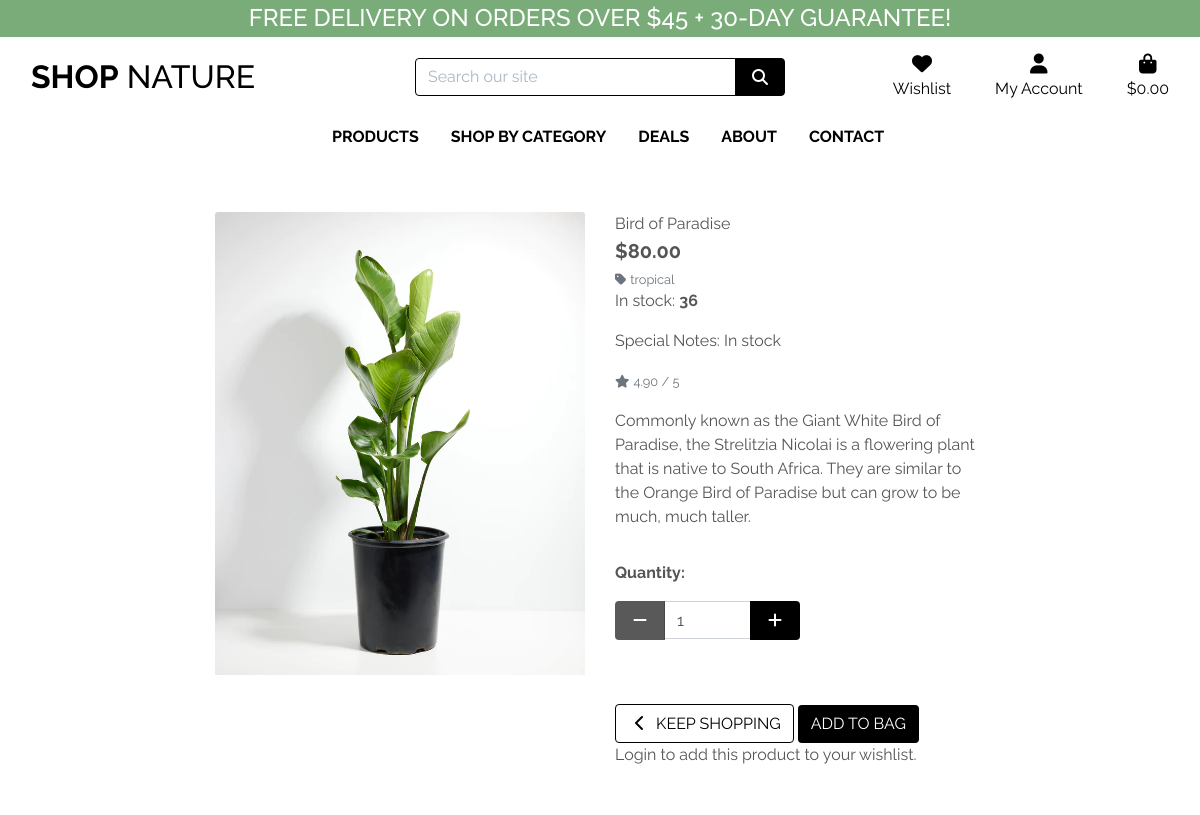
The app's page /products/5/ with its own data.
### products/models.py (models this page shows, shortened)
class Product(models.Model):
    category = models.ForeignKey(
        'Category', null=True, blank=True, on_delete=models.CASCADE)
    sku = models.CharField(max_length=254, null=True, blank=True)
    name = models.CharField(max_length=254)
    description = models.TextField()
    price = models.DecimalField(max_digits=6, decimal_places=2)
    rating = models.DecimalField(
        max_digits=6, decimal_places=2, null=True, blank=True)
    image = models.ImageField(null=True, blank=True)
    alt = models.CharField(
        max_length=300,
        null=True,
        blank=True,
        unique=False,
        verbose_name='Alt text',
        help_text='format: required, max_length=300'
    )
    is_petfriendly = models.BooleanField()

class Category(models.Model):
    class Meta:
        verbose_name_plural = 'Categories'
    name = models.CharField(max_length=254)
    friendly_name = models.CharField(
        max_length=254, null=True, blank=True)

class Stock(models.Model):
    product = models.ForeignKey('Product', on_delete=models.CASCADE)
    quantity = models.IntegerField()
    special_notes = models.CharField(
        max_length=1000,null=True, blank=True)

### products/views.py (the view)
# urls.py: path('<int:product_id>/', views.product_detail, name='product_detail'),
def product_detail(request, product_id):
    product = get_object_or_404(Product, pk=product_id)
    context = {
        'product': product,
    }
    return render(request, 'products/product_detail.html', context)

### cart/contexts.py (called while the page is built, shortened)
def cart_contents(request):
    cart_items = []
    total = 0
    product_count = 0
    cart = request.session.get('cart', {})
    if total < settings.FREE_DELIVERY_THRESHOLD:
        delivery = total * Decimal(settings.STANDARD_DELIVERY_PERCENTAGE / 100)
        free_delivery_delta = settings.FREE_DELIVERY_THRESHOLD - total
    else:
        delivery = 0
        free_delivery_delta = 0
    grand_total = delivery + total
    context = {
        'cart_items': cart_items,
        'total': total,
        'product_count': product_count,
        'delivery': delivery,
        'free_delivery_delta': free_delivery_delta,
        'free_delivery_threshold': settings.FREE_DELIVERY_THRESHOLD,
        'grand_total': grand_total,
    }
    return context

### products/templates/products/product_detail.html (shortened to what this page needs)
{% extends "base.html" %}
{% load static %}
{% block page_header %}
<div class="container header-container">
</div>
{% endblock %}
{% block content %}
<div class="overlay"></div>
<div class="container-fluid">
    <div class="row">
        <div class="col-12 col-md-6 col-lg-4 offset-lg-2">
            <div class="image-container my-5">
                {% if product.image %}
                <a href="{{ product.image.url }}" target="_blank">
                    <img class="card-img-top img-fluid" src="{{ product.image.url }}" alt="{{ product.name }}">
                </a>
                {% else %}
                <a href="">
                    <img class="card-img-top img-fluid" src="{{ MEDIA_URL }}" alt="{{ product.name }}">
                </a>
                {% endif %}
            </div>
        </div>
        <div class="col-12 col-md-6 col-lg-4">
            <div class="product-details-container mb-5 mt-md-5">
                <p class="mb-0">{{ product.name }}</p>
                <p class="lead mb-0 text-left font-weight-bold">${{ product.price }}</p>
                {% if product.category %}
                <p class="small mt-1 mb-0">
                    <a class="text-muted" href="{% url 'products' %}?category={{ product.category.name }}">
                        <i class="fas fa-tag mr-1"></i>{{ product.category.friendly_name }}
                    </a>
                </p>
                {% endif %}
                {% for stock in product.stock_set.all %}
                {% if stock.quantity > 0 %}
                <p>In stock: <strong>{{ stock.quantity }}</strong></p>
                {% else %}
                <p>Coming soon</p>
                {% endif %}
                <p>Special Notes: {{ stock.special_notes }}</p>
                {% endfor %}
                {% if product.rating %}
                <small class="text-muted"><i class="fas fa-star mr-1"></i>{{ product.rating }} / 5</small>
                {% else %}
                <small class="text-muted">No Rating</small>
                {% endif %}
                <p class="mt-3">{{ product.description }}</p>
            <form class="form" action="{% url  'add_to_cart' product.id %}" method="POST">
                <div class="form-row">
                    <div class="col-12">
                        <p class="mt-3"><strong>Quantity:</strong></p>
                        <div class="form-group w-50">
                            <div class="input-group">
                                <div class="input-group-prepend">
                                    <button class="decrement-qty btn btn-black rounded-2"
                                        data-item_id="{{ product.id }}" id="decrement-qty_{{ product.id }}">
                                        <span class="icon">
                                            <i class="fas fa-minus"></i>
                                        </span>
                                    </button>
                                </div>
                                <input class="rounded-2 form-control qty_input" type="number" name="quantity" value="1"
                                    min="1" max="99" data-item_id="{{ product.id }}" id="id_qty_{{ product.id }}">
                                <div class="input-group-append">
                                    <button class="increment-qty btn btn-black rounded-2"
                                        data-item_id="{{ product.id }}" id="increment-qty_{{ product.id }}">
                                        <span class="icon">
                                            <i class="fas fa-plus"></i>
                                        </span>
                                    </button>
                                </div>
                            </div>
                        </div>
                    </div>
                    <div class="col-12">
                        <a href="{% url 'products' %}" class="btn btn-outline-black rounded-2 mt-5">
                            <span class="icon">
                                <i class="fas fa-chevron-left"></i>
                            </span>
                            <span class="text-uppercase">Keep Shopping</span>
                        </a>
                        <input type="submit" class="btn btn-black rounded-2 text-uppercase mt-5" value="Add to Bag">
                    </div>
                </div>
            </form>
            {% if user.is_authenticated %}
            <form method="post" action="{% url 'add_to_wishlist' product.id %}">
                {% csrf_token %}
                <button type="submit">Add to Wishlist</button>
            </form>
            {% else %}
            <p>Login to add this product to your wishlist.</p>
            {% endif %}
        </div>
    </div>
</div>
</div>
{% endblock %}

### static/css/base.css (style rules this page uses)
html { height: 100%; }
body { background: url('/media/heroo.jpg') no-repeat center center fixed; background-size: cover; height: calc(100vh - 164px); color: #555; font-family: 'Raleway'; }
.icon { align-items: center; display: inline-flex; justify-content: center; height: 1.5rem; width: 1.5rem; }
.btn-black { background: black; color: white; }
.btn-outline-black { background: white; color: black !important; border: 1px solid black; }
.overlay { height: 100%; width: 100%; top: 0; left: 0; position: fixed; background: white; z-index: -1; }
@media (min-width: 1200px) { .container { max-width: 80%; } }
@media (min-width: 992px) { .header-container { padding-top: 164px; } }

### records on screen
Product: image (picture), name "Bird of Paradise", price "80.00", category.friendly_name "tropical", rating "4.90", description "Commonly known as the Giant White Bird of Paradise, the Strelitzia Nicolai is a flowering plant that is native to South Africa. They are similar to the Orange Bird of Paradise but can grow to be much, much taller."
Stock: quantity "36", special_notes "In stock"

### other values on screen
{{ free_delivery_threshold }} "45"
